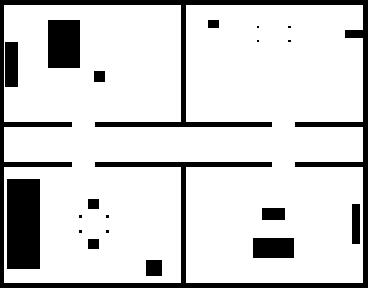
#> input picture ros2_ws/src/gracemo_nav2/maps/apartment_map.pgm, 368 x 288 px, found by its file name
$ python rasterize_world_map.py
#> lines starting #> are read from the running program, lines starting #| are printed output that depends on the picture; after the words box and inside, x2 and y2 are one past the last pixel; in counts of white or black regions, pixels touching at a corner belong together
#!/usr/bin/env python3
"""
GRaCEmo ViRa — World vs Map Geometry Rasterization and Verification Script
Proves the mismatch between Gazebo apartment_floor.world and apartment_map.pgm:
1. Exact analytical rasterization of static collision models at 0.05 m resolution,
   with origin [-9.0, -6.5, 0] matching apartment_map.yaml.
2. Pixel-level and metric difference calculation against apartment_map.pgm.
3. Generates diff visualization and detailed metric report.
"""

import os
import sys
import json
import math
import numpy as np
from PIL import Image

def build_world_occupancy_grid(origin=(-9.20, -7.20), resolution=0.05, width=368, height=288):
    """
    Build ground-truth occupancy grid from Gazebo apartment_floor.world static models.
    Occupancy conventions (standard ROS PGM):
      0   = occupied
      254 = free space
      205 = unknown
    """
    ox, oy = origin
    # Initialize free space
    grid = np.full((height, width), 254, dtype=np.uint8)

    def mark_box(xmin, xmax, ymin, ymax):
        # Clip to grid coordinates
        col_start = max(0, int(math.floor((xmin - ox) / resolution)))
        col_end = min(width, int(math.ceil((xmax - ox) / resolution)))
        row_start_my = max(0, int(math.floor((ymin - oy) / resolution)))
        row_end_my = min(height, int(math.ceil((ymax - oy) / resolution)))

        # Convert my (0 at bottom) to image row (0 at top)
        # my = h - 1 - row => row = h - 1 - my
        # row_start corresponds to row_end_my - 1
        # row_end corresponds to row_start_my
        r_top = height - 1 - (row_end_my - 1)
        r_bottom = height - 1 - row_start_my
        grid[r_top:r_bottom + 1, col_start:col_end] = 0

    # 1. Outer West and East walls
    mark_box(-9.20, -9.00, -7.20, 7.20)  # wall_west (inner face -9.00)
    mark_box(9.00, 9.20, -7.20, 7.20)   # wall_east (inner face 9.00)
    mark_box(-9.20, 9.20, 7.00, 7.20)   # wall_north (inner face 7.00)
    mark_box(-9.20, 9.20, -7.20, -7.00) # wall_south (inner face -7.00)

    # 2. Hallway North walls (inner face Y = 0.90, outer face Y = 1.10)
    # Door openings: Bedroom at [-5.60, -4.40], Study at [4.40, 5.60]
    mark_box(-9.00, -5.60, 0.90, 1.10)  # hall_north_west
    mark_box(-4.40, 4.40, 0.90, 1.10)   # hall_north_middle
    mark_box(5.60, 9.00, 0.90, 1.10)    # hall_north_east

    # 3. Hallway South walls (inner face Y = -0.90, outer face Y = -1.10)
    # Door openings: Kitchen at [-5.60, -4.40], Living Room at [4.40, 5.60]
    mark_box(-9.00, -5.60, -1.10, -0.90)  # hall_south_west
    mark_box(-4.40, 4.40, -1.10, -0.90)   # hall_south_middle
    mark_box(5.60, 9.00, -1.10, -0.90)    # hall_south_east

    # 4. Dividing walls
    mark_box(-0.10, 0.10, 1.00, 7.00)   # wall_bedroom_study
    mark_box(-0.10, 0.10, -7.00, -1.00) # wall_kitchen_living

    # 5. Static Furniture Models at LiDAR height (Z ~ 0.255m)
    # Wardrobe in Bedroom
    mark_box(-8.90, -8.30, 2.90, 5.10)
    # Nightstand in Bedroom
    mark_box(-4.45, -3.95, 3.15, 3.65)
    # Master Bed in Bedroom (mattress + headboard)
    mark_box(-6.78, -5.22, 3.80, 6.18)

    # Kitchen Counter
    mark_box(-8.80, -7.20, -6.25, -1.75)
    # Refrigerator
    mark_box(-1.87, -1.13, -6.56, -5.84)
    # Dining Table Legs (Z=0.255m intersects legs)
    for lx in [-4.5 - 0.68, -4.5 + 0.68]:
        for ly in [-4.0 - 0.38, -4.0 + 0.38]:
            mark_box(lx - 0.05, lx + 0.05, ly - 0.05, ly + 0.05)
    # Chairs in dining area
    mark_box(-4.75, -4.25, -3.25, -2.75)  # chair_1
    mark_box(-4.75, -4.25, -5.25, -4.75)  # chair_2

    # Coffee Table in Living Room
    mark_box(3.95, 5.05, -3.80, -3.20)
    # TV Unit Console in Living Room
    mark_box(8.40, 8.80, -5.00, -3.00)
    # Living Sofa
    mark_box(3.50, 5.50, -5.70, -4.70)

    # Study Desk Legs (Z=0.255m intersects legs)
    for lx in [4.5 - 0.80, 4.5 + 0.80]:
        for ly in [5.5 - 0.35, 5.5 + 0.35]:
            mark_box(lx - 0.05, lx + 0.05, ly - 0.05, ly + 0.05)
    # Bookshelf in Study
    mark_box(8.05, 8.95, 5.30, 5.70)
    # Cardboard box in Study
    mark_box(1.25, 1.75, 5.80, 6.20)

    return grid


def analyze_and_diff(old_pgm_path, output_dir):
    os.makedirs(output_dir, exist_ok=True)
    old_img = Image.open(old_pgm_path)
#> old_img is the input picture: PIL image 368x288 L; values 0 (black) and 254 (white), 83.1% white; 20 black regions (8 under 20 px), largest, box (x1, y1, x2, y2) and area: (0, 0, 368, 288) 10621, (7, 179, 40, 269) 2970, (48, 20, 80, 68) 1536
    old_arr = np.array(old_img)
    old_h, old_w = old_arr.shape
#> old_h = 288; old_w = 368
    old_ox, old_oy = -9.0, -6.5
    res = 0.05

    # Full envelope map dimensions
    new_ox, new_oy = -9.20, -7.20
    new_w, new_h = 368, 288
    new_arr = build_world_occupancy_grid(origin=(new_ox, new_oy), resolution=res, width=new_w, height=new_h)

    # Save regenerated map
    new_img = Image.fromarray(new_arr)
    new_pgm_path = os.path.join(output_dir, "apartment_map_regenerated.pgm")
    new_img.save(new_pgm_path)

    # Metrics comparison
    # 1. Hallway width
    # At X=0:
    old_mx_0 = int(round((0.0 - old_ox) / res))
    old_col = old_arr[:, old_mx_0] < 50
    old_occ_y = [old_oy + (old_h - 1 - r) * res for r in range(old_h) if old_col[r]]
#> old_occ_y = [7.85, 7.8, 7.75, 7.7, 7.65, 1.75, 1.7, 1.65, 1.6, 1.55, -0.25, -0.3, -0.35, -0.4, -0.45, -6.3, -6.35, -6.4, -6.45, -6.5]
    old_south_wall = max([y for y in old_occ_y if y < -0.5])
#> old_south_wall = -6.3
    old_north_wall = min([y for y in old_occ_y if y > 0.5])
#> old_north_wall = 1.55
    old_corridor_width = old_north_wall - old_south_wall
#> old_corridor_width = 7.85

    new_mx_0 = int(round((0.0 - new_ox) / res))
    new_col = new_arr[:, new_mx_0] < 50
    new_occ_y = [new_oy + (new_h - 1 - r) * res for r in range(new_h) if new_col[r]]
    new_south_wall = max([y for y in new_occ_y if y < -0.5])
    new_north_wall = min([y for y in new_occ_y if y > 0.5])
    new_corridor_width = new_north_wall - new_south_wall

    # 2. Kitchen Doorway at Y = -1.0
    row_k_old = old_h - 1 - int(round((-1.15 - old_oy) / res))
#> row_k_old = 180
    row_k_new = new_h - 1 - int(round((-1.00 - new_oy) / res))

    def get_gap_in_interval(arr_row, x_min_search, x_max_search, ox):
#> called with arr_row = array of shape (368,), x_min_search = -7, x_max_search = -3, ox = -9
        col_start = int(round((x_min_search - ox) / res))
        col_end = int(round((x_max_search - ox) / res))
        free_cols = [c for c in range(col_start, col_end) if arr_row[c] >= 50]
#> free_cols = 80 values from 40 to 119
        if not free_cols:
            return None, None, 0.0
        x_start = ox + min(free_cols) * res
#> x_start = -7
        x_end = ox + (max(free_cols) + 1) * res
#> x_end = -3
        return x_start, x_end, x_end - x_start

    old_door_x1, old_door_x2, old_door_w = get_gap_in_interval(old_arr[row_k_old, :], -7.0, -3.0, old_ox)
#> old_door_x1 = -7; old_door_x2 = -3; old_door_w = 4
    new_door_x1, new_door_x2, new_door_w = get_gap_in_interval(new_arr[row_k_new, :], -7.0, -3.0, new_ox)

    # 3. Bedroom Doorway at Y = 1.0
    row_b_old = old_h - 1 - int(round((1.15 - old_oy) / res))
#> row_b_old = 134
    row_b_new = new_h - 1 - int(round((1.00 - new_oy) / res))
    old_bdoor_x1, old_bdoor_x2, old_bdoor_w = get_gap_in_interval(old_arr[row_b_old, :], -7.0, -3.0, old_ox)
#> old_bdoor_x1 = -7; old_bdoor_x2 = -3; old_bdoor_w = 4
    new_bdoor_x1, new_bdoor_x2, new_bdoor_w = get_gap_in_interval(new_arr[row_b_new, :], -7.0, -3.0, new_ox)

    # 4. Compute visual diff on new_arr coordinate grid
    diff_rgb = np.full((new_h, new_w, 3), 255, dtype=np.uint8)
    # Resample old_arr onto new_arr grid
    old_on_new = np.full((new_h, new_w), 205, dtype=np.uint8)
    for r in range(new_h):
        y = new_oy + (new_h - 1 - r) * res
        old_r = old_h - 1 - int(round((y - old_oy) / res))
        if 0 <= old_r < old_h:
            for c in range(new_w):
                x = new_ox + c * res
                old_c = int(round((x - old_ox) / res))
                if 0 <= old_c < old_w:
                    old_on_new[r, c] = old_arr[old_r, old_c]
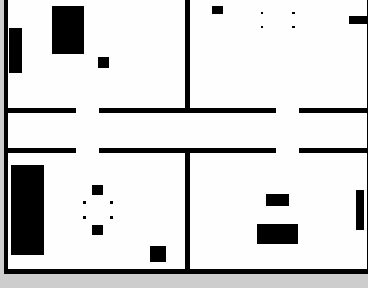
#> old_on_new: shape (288, 368); min 0, max 254, mean 215.6

    old_occ = (old_on_new < 50)
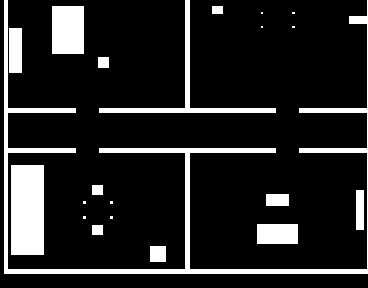
#> old_occ: shape (288, 368) bool; 14% white; 21 white regions (8 under 20 px), largest, box (x1, y1, x2, y2) and area: (4, 0, 368, 274) 6134, (11, 165, 44, 255) 2970, (52, 6, 84, 54) 1536
    new_occ = (new_arr < 50)

    # Free space
    diff_rgb[~old_occ & ~new_occ] = [245, 245, 245]
    # Both occupied
    diff_rgb[old_occ & new_occ] = [40, 40, 40]
    # Phantom wall (in old map, but free in world) -> Red
    diff_rgb[old_occ & ~new_occ] = [220, 50, 50]
    # Missing obstacle (in world, but missing in old map) -> Blue
    diff_rgb[~old_occ & new_occ] = [30, 160, 240]

    diff_img_path = os.path.join(output_dir, "map_vs_world_diff.png")
    Image.fromarray(diff_rgb).save(diff_img_path)
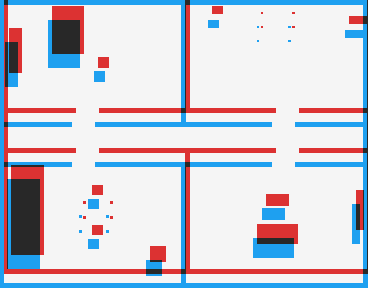
#> saved as map_vs_world_diff.png: PIL image 368x288 RGB; mean R, G, B 206.9, 206.9, 216.7

    mismatch_stats = {
        "corridor_clear_width": {
            "world_meters": round(new_corridor_width, 3),
            "old_map_meters": round(old_corridor_width, 3),
            "error_meters": round(old_corridor_width - new_corridor_width, 3)
        },
        "hallway_north_wall_y": {
            "world_meters": round(new_north_wall, 3),
            "old_map_meters": round(old_north_wall, 3),
            "error_meters": round(old_north_wall - new_north_wall, 3)
        },
        "hallway_south_wall_y": {
            "world_meters": round(new_south_wall, 3),
            "old_map_meters": round(old_south_wall, 3),
            "error_meters": round(old_south_wall - new_south_wall, 3)
        },
        "kitchen_doorway": {
            "world_opening": [round(new_door_x1, 3), round(new_door_x2, 3)],
            "world_width_m": round(new_door_w, 3),
            "old_map_opening": [round(old_door_x1, 3), round(old_door_x2, 3)],
            "old_map_width_m": round(old_door_w, 3),
            "width_error_m": round(old_door_w - new_door_w, 3)
        },
        "bedroom_doorway": {
            "world_opening": [round(new_bdoor_x1, 3), round(new_bdoor_x2, 3)],
            "world_width_m": round(new_bdoor_w, 3),
            "old_map_opening": [round(old_bdoor_x1, 3), round(old_bdoor_x2, 3)],
            "old_map_width_m": round(old_bdoor_w, 3),
            "width_error_m": round(old_bdoor_w - new_bdoor_w, 3)
        },
        "phantom_occupied_pixels": int(np.sum(old_occ & ~new_occ)),
        "missing_occupied_pixels": int(np.sum(~old_occ & new_occ)),
        "total_discrepancy_pixels": int(np.sum(old_occ ^ new_occ))
    }

    report_path = os.path.join(output_dir, "map_mismatch_report.json")
    with open(report_path, "w") as f:
        json.dump(mismatch_stats, f, indent=2)

    print("================================================================================")
    print("  MAP vs WORLD GROUND TRUTH MISMATCH PROOF & REPORT")
    print("================================================================================")
    print(f"Hallway North Wall Y: World = {new_north_wall:+.2f} m | Old Map = {old_north_wall:+.2f} m (Error: {old_north_wall - new_north_wall:+.2f} m)")
#| Hallway North Wall Y: World = +0.85 m | Old Map = +1.55 m (Error: +0.70 m)
    print(f"Hallway South Wall Y: World = {new_south_wall:+.2f} m | Old Map = {old_south_wall:+.2f} m (Error: {old_south_wall - new_south_wall:+.2f} m)")
#| Hallway South Wall Y: World = -0.95 m | Old Map = -6.30 m (Error: -5.35 m)
    print(f"Hallway Clear Width:  World = {new_corridor_width:.2f} m | Old Map = {old_corridor_width:.2f} m (Error: {old_corridor_width - new_corridor_width:+.2f} m)")
#| Hallway Clear Width:  World = 1.80 m | Old Map = 7.85 m (Error: +6.05 m)
    print(f"Kitchen Door Opening: World = [{new_door_x1:.2f}, {new_door_x2:.2f}] (w={new_door_w:.2f}m) | Old Map = [{old_door_x1:.2f}, {old_door_x2:.2f}] (w={old_door_w:.2f}m)")
#| Kitchen Door Opening: World = [-5.60, -4.45] (w=1.15m) | Old Map = [-7.00, -3.00] (w=4.00m)
    print(f"Bedroom Door Opening: World = [{new_bdoor_x1:.2f}, {new_bdoor_x2:.2f}] (w={new_bdoor_w:.2f}m) | Old Map = [{old_bdoor_x1:.2f}, {old_bdoor_x2:.2f}] (w={old_bdoor_w:.2f}m)")
#| Bedroom Door Opening: World = [-5.60, -4.45] (w=1.15m) | Old Map = [-7.00, -3.00] (w=4.00m)
    print(f"Discrepancy Pixels:   Phantom = {mismatch_stats['phantom_occupied_pixels']} | Missing = {mismatch_stats['missing_occupied_pixels']} | Total = {mismatch_stats['total_discrepancy_pixels']}")
#| Discrepancy Pixels:   Phantom = 9880 | Missing = 12942 | Total = 22822
    print(f"Diff Image:           {diff_img_path}")
    print(f"Regenerated Map:      {new_pgm_path}")
    print("================================================================================")
    return mismatch_stats

if __name__ == "__main__":
    old_pgm = "/home/sabarishchandrasekaran/projects/VIRA-agent-bridge-migration/ros2_ws/src/gracemo_nav2/maps/apartment_map.pgm"
    out_dir = "/home/sabarishchandrasekaran/projects/VIRA-agent-bridge-migration/docs"
    analyze_and_diff(old_pgm, out_dir)
